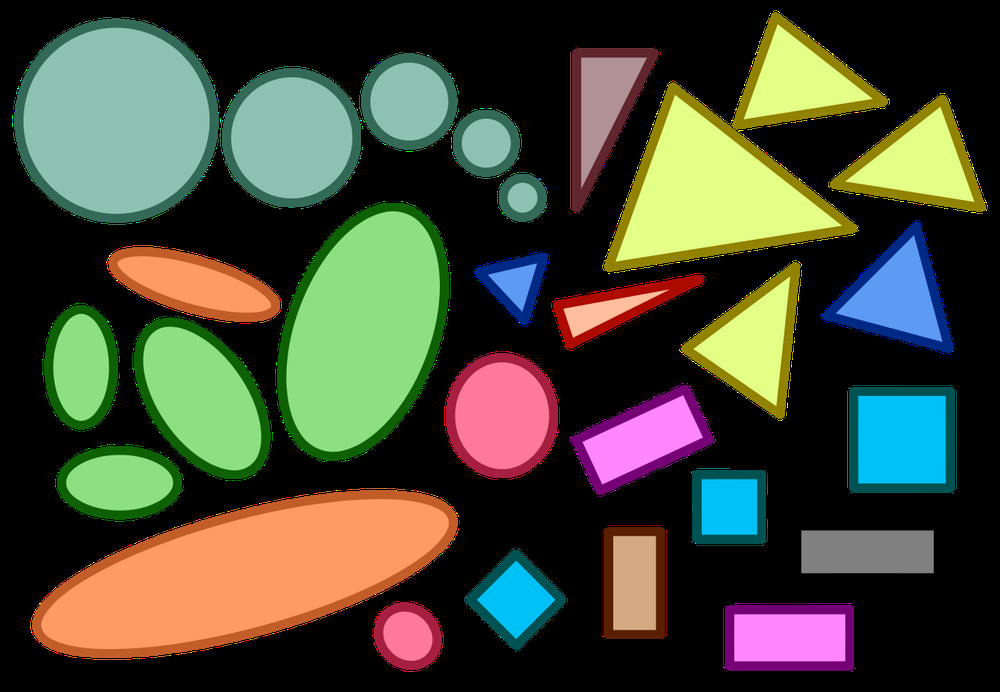
#> input picture images/shapes.png, 1000 x 692 px, shrunk from 1280 x 886 before the run
$ python 1.py
#> lines starting #> are read from the running program, lines starting #| are printed output that depends on the picture
import cv2
import numpy as np

img = cv2.imread('../images/shapes.png')
#> img is the input picture: shape (692, 1000, 3); mean B, G, R 56.7, 74.7, 71.2

imgGrey = cv2.cvtColor(img, cv2.COLOR_BGR2GRAY)
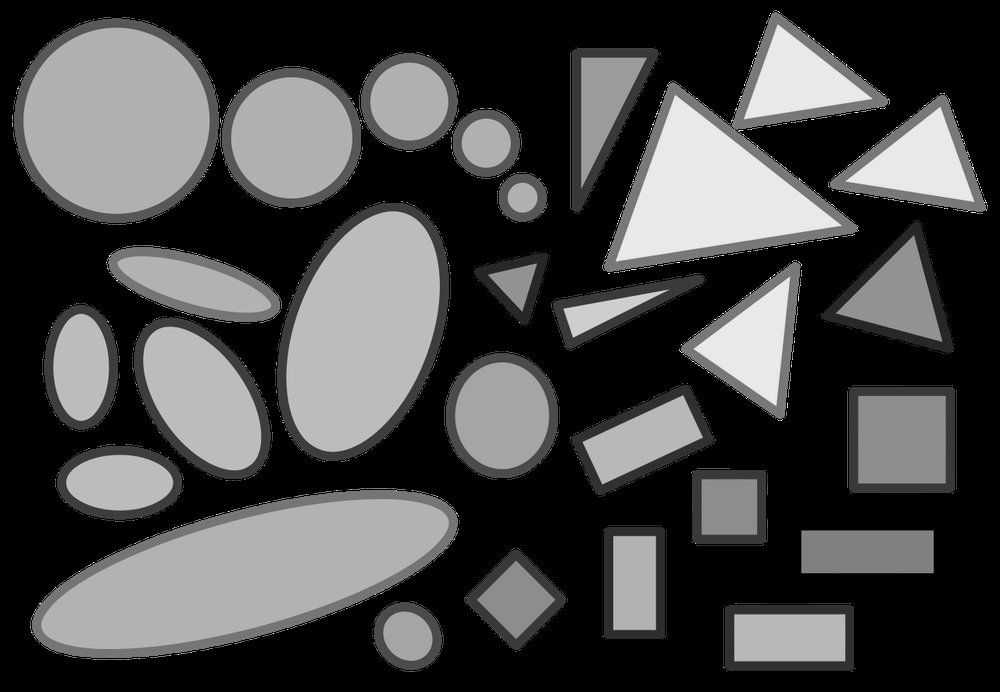
#> imgGrey: shape (692, 1000); min 0, max 238, mean 71.6
imgBlur = cv2.GaussianBlur(imgGrey, (7, 7), 1)


hor = np.hstack((imgBlur, imgGrey))
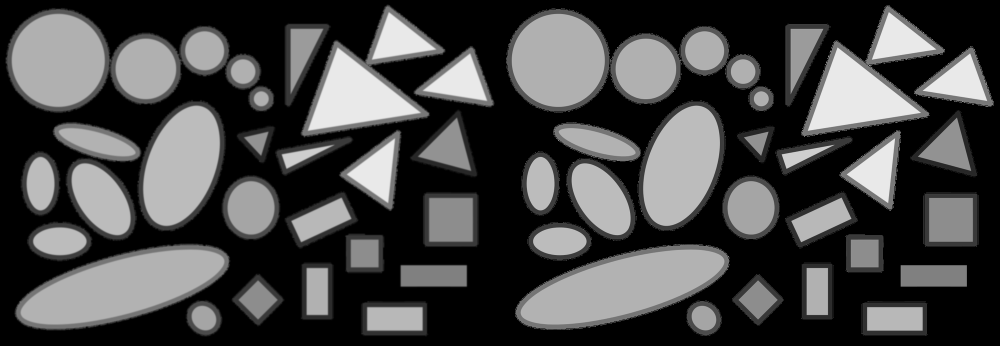
#> hor: shape (692, 2000) (shown at 1/2 size); min 0, max 238, mean 71.6

cv2.imshow("image", hor)
cv2.waitKey(0)
